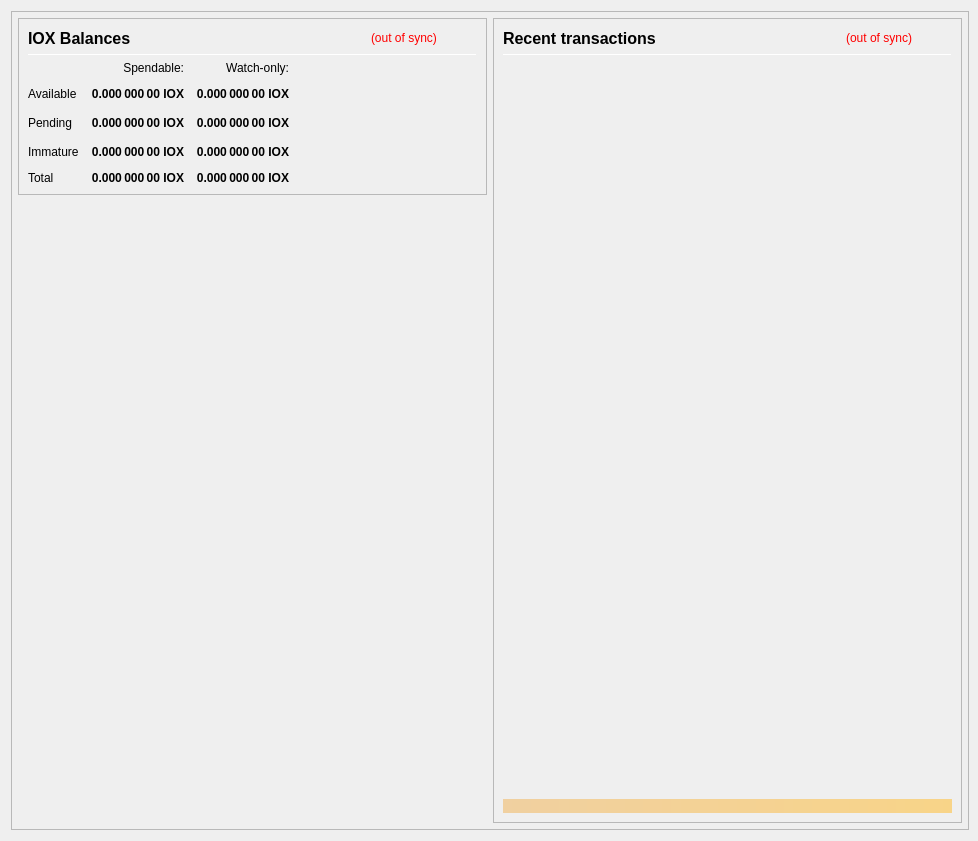
<?xml version="1.0" encoding="UTF-8"?>
<ui version="4.0">
 <class>OverviewPage</class>
 <widget class="QWidget" name="OverviewPage">
  <property name="geometry">
   <rect>
    <x>0</x>
    <y>0</y>
    <width>978</width>
    <height>841</height>
   </rect>
  </property>
  <property name="minimumSize">
   <size>
    <width>960</width>
    <height>682</height>
   </size>
  </property>
  <property name="font">
   <font>
    <weight>50</weight>
    <bold>false</bold>
   </font>
  </property>
  <property name="windowTitle">
   <string>Form</string>
  </property>
  <layout class="QVBoxLayout" name="topLayout" stretch="0">
   <property name="rightMargin">
    <number>9</number>
   </property>
   <item>
    <widget class="QFrame" name="frame_BG">
     <property name="minimumSize">
      <size>
       <width>850</width>
       <height>610</height>
      </size>
     </property>
     <property name="maximumSize">
      <size>
       <width>16777215</width>
       <height>16777215</height>
      </size>
     </property>
     <property name="frameShape">
      <enum>QFrame::StyledPanel</enum>
     </property>
     <property name="frameShadow">
      <enum>QFrame::Raised</enum>
     </property>
     <layout class="QVBoxLayout" name="verticalLayout_3" stretch="0">
      <property name="leftMargin">
       <number>0</number>
      </property>
      <property name="topMargin">
       <number>0</number>
      </property>
      <property name="rightMargin">
       <number>0</number>
      </property>
      <property name="bottomMargin">
       <number>6</number>
      </property>
      <item>
       <layout class="QVBoxLayout" name="verticalLayout_Master" stretch="0,1">
        <property name="leftMargin">
         <number>0</number>
        </property>
        <property name="topMargin">
         <number>0</number>
        </property>
        <property name="rightMargin">
         <number>0</number>
        </property>
        <property name="bottomMargin">
         <number>0</number>
        </property>
        <item>
         <widget class="QFrame" name="frame_Header">
          <layout class="QVBoxLayout" name="verticalLayout_Header" stretch="0">
           <property name="leftMargin">
            <number>0</number>
           </property>
           <property name="topMargin">
            <number>0</number>
           </property>
           <property name="rightMargin">
            <number>0</number>
           </property>
           <property name="bottomMargin">
            <number>0</number>
           </property>
          </layout>
         </widget>
        </item>
        <item>
         <widget class="QFrame" name="frame_Content">
          <layout class="QVBoxLayout" name="verticalLayout_Content">
           <property name="leftMargin">
            <number>6</number>
           </property>
           <property name="topMargin">
            <number>0</number>
           </property>
           <property name="rightMargin">
            <number>6</number>
           </property>
           <property name="bottomMargin">
            <number>0</number>
           </property>
           <item>
            <layout class="QHBoxLayout" name="horizontalLayout_Content" stretch="1,1">
             <property name="spacing">
              <number>6</number>
             </property>
             <item>
              <layout class="QVBoxLayout" name="verticalLayout_left" stretch="0,0">
               <item>
                <widget class="QFrame" name="frameBalances">
                 <property name="frameShape">
                  <enum>QFrame::StyledPanel</enum>
                 </property>
                 <property name="frameShadow">
                  <enum>QFrame::Raised</enum>
                 </property>
                 <layout class="QVBoxLayout" name="verticalLayout_4">
                  <item>
                   <layout class="QHBoxLayout" name="hlBalancesHeader" stretch="2,0,0">
                    <property name="spacing">
                     <number>6</number>
                    </property>
                    <item>
                     <widget class="QLabel" name="labelBalances">
                      <property name="minimumSize">
                       <size>
                        <width>0</width>
                        <height>0</height>
                       </size>
                      </property>
                      <property name="font">
                       <font>
                        <pointsize>12</pointsize>
                        <weight>75</weight>
                        <bold>true</bold>
                       </font>
                      </property>
                      <property name="text">
                       <string>IOX Balances</string>
                      </property>
                     </widget>
                    </item>
                    <item>
                     <widget class="QLabel" name="labelWalletStatus">
                      <property name="cursor">
                       <cursorShape>WhatsThisCursor</cursorShape>
                      </property>
                      <property name="toolTip">
                       <string>The displayed information may be out of date. Your wallet automatically synchronizes with the Iox network after a connection is established, but this process has not completed yet.</string>
                      </property>
                      <property name="styleSheet">
                       <string notr="true">QLabel { color: red; }</string>
                      </property>
                      <property name="text">
                       <string notr="true">(out of sync)</string>
                      </property>
                      <property name="alignment">
                       <set>Qt::AlignLeading|Qt::AlignLeft|Qt::AlignVCenter</set>
                      </property>
                     </widget>
                    </item>
                    <item>
                     <spacer name="hsBalancesHeader">
                      <property name="orientation">
                       <enum>Qt::Horizontal</enum>
                      </property>
                      <property name="sizeHint" stdset="0">
                       <size>
                        <width>40</width>
                        <height>20</height>
                       </size>
                      </property>
                     </spacer>
                    </item>
                   </layout>
                  </item>
                  <item>
                   <widget class="Line" name="lineBalances">
                    <property name="minimumSize">
                     <size>
                      <width>0</width>
                      <height>1</height>
                     </size>
                    </property>
                    <property name="maximumSize">
                     <size>
                      <width>16777215</width>
                      <height>1</height>
                     </size>
                    </property>
                    <property name="orientation">
                     <enum>Qt::Horizontal</enum>
                    </property>
                   </widget>
                  </item>
                  <item>
                   <layout class="QGridLayout" name="gridLayout">
                    <property name="spacing">
                     <number>12</number>
                    </property>
                    <item row="2" column="2">
                     <widget class="QLabel" name="labelWatchPending">
                      <property name="font">
                       <font>
                        <weight>75</weight>
                        <bold>true</bold>
                       </font>
                      </property>
                      <property name="cursor">
                       <cursorShape>ArrowCursor</cursorShape>
                      </property>
                      <property name="toolTip">
                       <string>Unconfirmed transactions to watch-only addresses</string>
                      </property>
                      <property name="text">
                       <string notr="true">0.000 000 00 IOX</string>
                      </property>
                      <property name="alignment">
                       <set>Qt::AlignRight|Qt::AlignTrailing|Qt::AlignVCenter</set>
                      </property>
                      <property name="textInteractionFlags">
                       <set>Qt::NoTextInteraction</set>
                      </property>
                     </widget>
                    </item>
                    <item row="2" column="1">
                     <widget class="QLabel" name="labelUnconfirmed">
                      <property name="font">
                       <font>
                        <weight>75</weight>
                        <bold>true</bold>
                       </font>
                      </property>
                      <property name="cursor">
                       <cursorShape>ArrowCursor</cursorShape>
                      </property>
                      <property name="toolTip">
                       <string>Total of transactions that have yet to be confirmed, and do not yet count toward the spendable balance</string>
                      </property>
                      <property name="text">
                       <string notr="true">0.000 000 00 IOX</string>
                      </property>
                      <property name="alignment">
                       <set>Qt::AlignRight|Qt::AlignTrailing|Qt::AlignVCenter</set>
                      </property>
                      <property name="textInteractionFlags">
                       <set>Qt::NoTextInteraction</set>
                      </property>
                     </widget>
                    </item>
                    <item row="3" column="2">
                     <widget class="QLabel" name="labelWatchImmature">
                      <property name="font">
                       <font>
                        <weight>75</weight>
                        <bold>true</bold>
                       </font>
                      </property>
                      <property name="cursor">
                       <cursorShape>ArrowCursor</cursorShape>
                      </property>
                      <property name="toolTip">
                       <string>Staked or masternode rewards in watch-only addresses that has not yet matured</string>
                      </property>
                      <property name="text">
                       <string notr="true">0.000 000 00 IOX</string>
                      </property>
                      <property name="alignment">
                       <set>Qt::AlignRight|Qt::AlignTrailing|Qt::AlignVCenter</set>
                      </property>
                      <property name="textInteractionFlags">
                       <set>Qt::NoTextInteraction</set>
                      </property>
                     </widget>
                    </item>
                    <item row="4" column="0">
                     <widget class="QLabel" name="labelTotalText">
                      <property name="text">
                       <string>Total</string>
                      </property>
                      <property name="textInteractionFlags">
                       <set>Qt::NoTextInteraction</set>
                      </property>
                     </widget>
                    </item>
                    <item row="3" column="1">
                     <widget class="QLabel" name="labelImmature">
                      <property name="font">
                       <font>
                        <weight>75</weight>
                        <bold>true</bold>
                       </font>
                      </property>
                      <property name="cursor">
                       <cursorShape>ArrowCursor</cursorShape>
                      </property>
                      <property name="toolTip">
                       <string>Staked or masternode rewards that has not yet matured</string>
                      </property>
                      <property name="text">
                       <string notr="true">0.000 000 00 IOX</string>
                      </property>
                      <property name="alignment">
                       <set>Qt::AlignRight|Qt::AlignTrailing|Qt::AlignVCenter</set>
                      </property>
                      <property name="textInteractionFlags">
                       <set>Qt::NoTextInteraction</set>
                      </property>
                     </widget>
                    </item>
                    <item row="2" column="3">
                     <spacer name="hsBalances">
                      <property name="orientation">
                       <enum>Qt::Horizontal</enum>
                      </property>
                      <property name="sizeHint" stdset="0">
                       <size>
                        <width>40</width>
                        <height>20</height>
                       </size>
                      </property>
                     </spacer>
                    </item>
                    <item row="3" column="0">
                     <widget class="QLabel" name="labelImmatureText">
                      <property name="text">
                       <string>Immature</string>
                      </property>
                      <property name="textInteractionFlags">
                       <set>Qt::NoTextInteraction</set>
                      </property>
                     </widget>
                    </item>
                    <item row="4" column="1">
                     <widget class="QLabel" name="labelTotal">
                      <property name="font">
                       <font>
                        <weight>75</weight>
                        <bold>true</bold>
                       </font>
                      </property>
                      <property name="cursor">
                       <cursorShape>ArrowCursor</cursorShape>
                      </property>
                      <property name="toolTip">
                       <string>Your current total balance</string>
                      </property>
                      <property name="text">
                       <string notr="true">0.000 000 00 IOX</string>
                      </property>
                      <property name="alignment">
                       <set>Qt::AlignRight|Qt::AlignTrailing|Qt::AlignVCenter</set>
                      </property>
                      <property name="textInteractionFlags">
                       <set>Qt::NoTextInteraction</set>
                      </property>
                     </widget>
                    </item>
                    <item row="4" column="2">
                     <widget class="QLabel" name="labelWatchTotal">
                      <property name="font">
                       <font>
                        <weight>75</weight>
                        <bold>true</bold>
                       </font>
                      </property>
                      <property name="cursor">
                       <cursorShape>ArrowCursor</cursorShape>
                      </property>
                      <property name="toolTip">
                       <string>Current total balance in watch-only addresses</string>
                      </property>
                      <property name="text">
                       <string notr="true">0.000 000 00 IOX</string>
                      </property>
                      <property name="alignment">
                       <set>Qt::AlignRight|Qt::AlignTrailing|Qt::AlignVCenter</set>
                      </property>
                      <property name="textInteractionFlags">
                       <set>Qt::NoTextInteraction</set>
                      </property>
                     </widget>
                    </item>
                    <item row="0" column="2">
                     <widget class="QLabel" name="labelWatchonly">
                      <property name="text">
                       <string>Watch-only:</string>
                      </property>
                      <property name="alignment">
                       <set>Qt::AlignRight|Qt::AlignTrailing|Qt::AlignVCenter</set>
                      </property>
                     </widget>
                    </item>
                    <item row="1" column="0">
                     <widget class="QLabel" name="labelBalanceText">
                      <property name="text">
                       <string>Available</string>
                      </property>
                      <property name="textInteractionFlags">
                       <set>Qt::NoTextInteraction</set>
                      </property>
                     </widget>
                    </item>
                    <item row="1" column="1">
                     <widget class="QLabel" name="labelBalance">
                      <property name="font">
                       <font>
                        <weight>75</weight>
                        <bold>true</bold>
                       </font>
                      </property>
                      <property name="cursor">
                       <cursorShape>ArrowCursor</cursorShape>
                      </property>
                      <property name="toolTip">
                       <string>Your current spendable balance</string>
                      </property>
                      <property name="text">
                       <string notr="true">0.000 000 00 IOX</string>
                      </property>
                      <property name="alignment">
                       <set>Qt::AlignRight|Qt::AlignTrailing|Qt::AlignVCenter</set>
                      </property>
                      <property name="textInteractionFlags">
                       <set>Qt::NoTextInteraction</set>
                      </property>
                     </widget>
                    </item>
                    <item row="1" column="2">
                     <widget class="QLabel" name="labelWatchAvailable">
                      <property name="font">
                       <font>
                        <weight>75</weight>
                        <bold>true</bold>
                       </font>
                      </property>
                      <property name="cursor">
                       <cursorShape>ArrowCursor</cursorShape>
                      </property>
                      <property name="toolTip">
                       <string>Your current balance in watch-only addresses</string>
                      </property>
                      <property name="text">
                       <string notr="true">0.000 000 00 IOX</string>
                      </property>
                      <property name="alignment">
                       <set>Qt::AlignRight|Qt::AlignTrailing|Qt::AlignVCenter</set>
                      </property>
                      <property name="textInteractionFlags">
                       <set>Qt::NoTextInteraction</set>
                      </property>
                     </widget>
                    </item>
                    <item row="2" column="0">
                     <widget class="QLabel" name="labelPendingText">
                      <property name="text">
                       <string>Pending</string>
                      </property>
                      <property name="textInteractionFlags">
                       <set>Qt::NoTextInteraction</set>
                      </property>
                     </widget>
                    </item>
                    <item row="0" column="1">
                     <widget class="QLabel" name="labelSpendable">
                      <property name="text">
                       <string>Spendable:</string>
                      </property>
                      <property name="alignment">
                       <set>Qt::AlignRight|Qt::AlignTrailing|Qt::AlignVCenter</set>
                      </property>
                     </widget>
                    </item>
                   </layout>
                  </item>
                 </layout>
                </widget>
               </item>
               <item>
                <spacer name="verticalSpacer">
                 <property name="orientation">
                  <enum>Qt::Vertical</enum>
                 </property>
                 <property name="sizeHint" stdset="0">
                  <size>
                   <width>20</width>
                   <height>40</height>
                  </size>
                 </property>
                </spacer>
               </item>
              </layout>
             </item>
             <item>
              <layout class="QVBoxLayout" name="verticalLayout_right" stretch="1">
               <item>
                <widget class="QFrame" name="frame_RecentTransactions">
                 <property name="minimumSize">
                  <size>
                   <width>0</width>
                   <height>0</height>
                  </size>
                 </property>
                 <property name="frameShape">
                  <enum>QFrame::StyledPanel</enum>
                 </property>
                 <property name="frameShadow">
                  <enum>QFrame::Raised</enum>
                 </property>
                 <layout class="QVBoxLayout" name="verticalLayout_1" stretch="0,0,0,0,0">
                  <item>
                   <layout class="QHBoxLayout" name="horizontalLayout_2" stretch="2,0,0">
                    <property name="spacing">
                     <number>3</number>
                    </property>
                    <item>
                     <widget class="QLabel" name="label_4">
                      <property name="minimumSize">
                       <size>
                        <width>0</width>
                        <height>20</height>
                       </size>
                      </property>
                      <property name="font">
                       <font>
                        <pointsize>12</pointsize>
                        <weight>75</weight>
                        <bold>true</bold>
                       </font>
                      </property>
                      <property name="text">
                       <string>Recent transactions</string>
                      </property>
                     </widget>
                    </item>
                    <item>
                     <widget class="QLabel" name="labelTransactionsStatus">
                      <property name="cursor">
                       <cursorShape>WhatsThisCursor</cursorShape>
                      </property>
                      <property name="toolTip">
                       <string>The displayed information may be out of date. Your wallet automatically synchronizes with the Iox network after a connection is established, but this process has not completed yet.</string>
                      </property>
                      <property name="styleSheet">
                       <string notr="true">QLabel { color: red; }</string>
                      </property>
                      <property name="text">
                       <string notr="true">(out of sync)</string>
                      </property>
                      <property name="alignment">
                       <set>Qt::AlignRight|Qt::AlignTrailing|Qt::AlignVCenter</set>
                      </property>
                     </widget>
                    </item>
                    <item>
                     <spacer name="horizontalSpacer">
                      <property name="orientation">
                       <enum>Qt::Horizontal</enum>
                      </property>
                      <property name="sizeHint" stdset="0">
                       <size>
                        <width>40</width>
                        <height>20</height>
                       </size>
                      </property>
                     </spacer>
                    </item>
                   </layout>
                  </item>
                  <item>
                   <widget class="Line" name="line">
                    <property name="minimumSize">
                     <size>
                      <width>0</width>
                      <height>1</height>
                     </size>
                    </property>
                    <property name="maximumSize">
                     <size>
                      <width>16777215</width>
                      <height>1</height>
                     </size>
                    </property>
                    <property name="orientation">
                     <enum>Qt::Horizontal</enum>
                    </property>
                   </widget>
                  </item>
                  <item>
                   <widget class="QListView" name="listTransactions">
                    <property name="minimumSize">
                     <size>
                      <width>0</width>
                      <height>0</height>
                     </size>
                    </property>
                    <property name="styleSheet">
                     <string notr="true">QListView { background: transparent; }</string>
                    </property>
                    <property name="frameShape">
                     <enum>QFrame::NoFrame</enum>
                    </property>
                    <property name="verticalScrollBarPolicy">
                     <enum>Qt::ScrollBarAlwaysOff</enum>
                    </property>
                    <property name="horizontalScrollBarPolicy">
                     <enum>Qt::ScrollBarAlwaysOff</enum>
                    </property>
                    <property name="selectionMode">
                     <enum>QAbstractItemView::NoSelection</enum>
                    </property>
                   </widget>
                  </item>
                  <item>
                   <spacer name="verticalSpacer_2">
                    <property name="orientation">
                     <enum>Qt::Vertical</enum>
                    </property>
                    <property name="sizeType">
                     <enum>QSizePolicy::Expanding</enum>
                    </property>
                    <property name="sizeHint" stdset="0">
                     <size>
                      <width>20</width>
                      <height>40</height>
                     </size>
                    </property>
                   </spacer>
                  </item>
                  <item>
                   <widget class="QLabel" name="labelAlerts">
                    <property name="maximumSize">
                     <size>
                      <width>16777215</width>
                      <height>16777215</height>
                     </size>
                    </property>
                    <property name="styleSheet">
                     <string notr="true">background-color: qlineargradient(x1: 0, y1: 0, x2: 1, y2: 0, stop:0 #F0D0A0, stop:1 #F8D488); color:#000000;</string>
                    </property>
                    <property name="text">
                     <string/>
                    </property>
                    <property name="wordWrap">
                     <bool>true</bool>
                    </property>
                    <property name="margin">
                     <number>3</number>
                    </property>
                   </widget>
                  </item>
                 </layout>
                </widget>
               </item>
              </layout>
             </item>
            </layout>
           </item>
          </layout>
         </widget>
        </item>
       </layout>
      </item>
     </layout>
    </widget>
   </item>
  </layout>
 </widget>
 <resources/>
 <connections/>
</ui>
